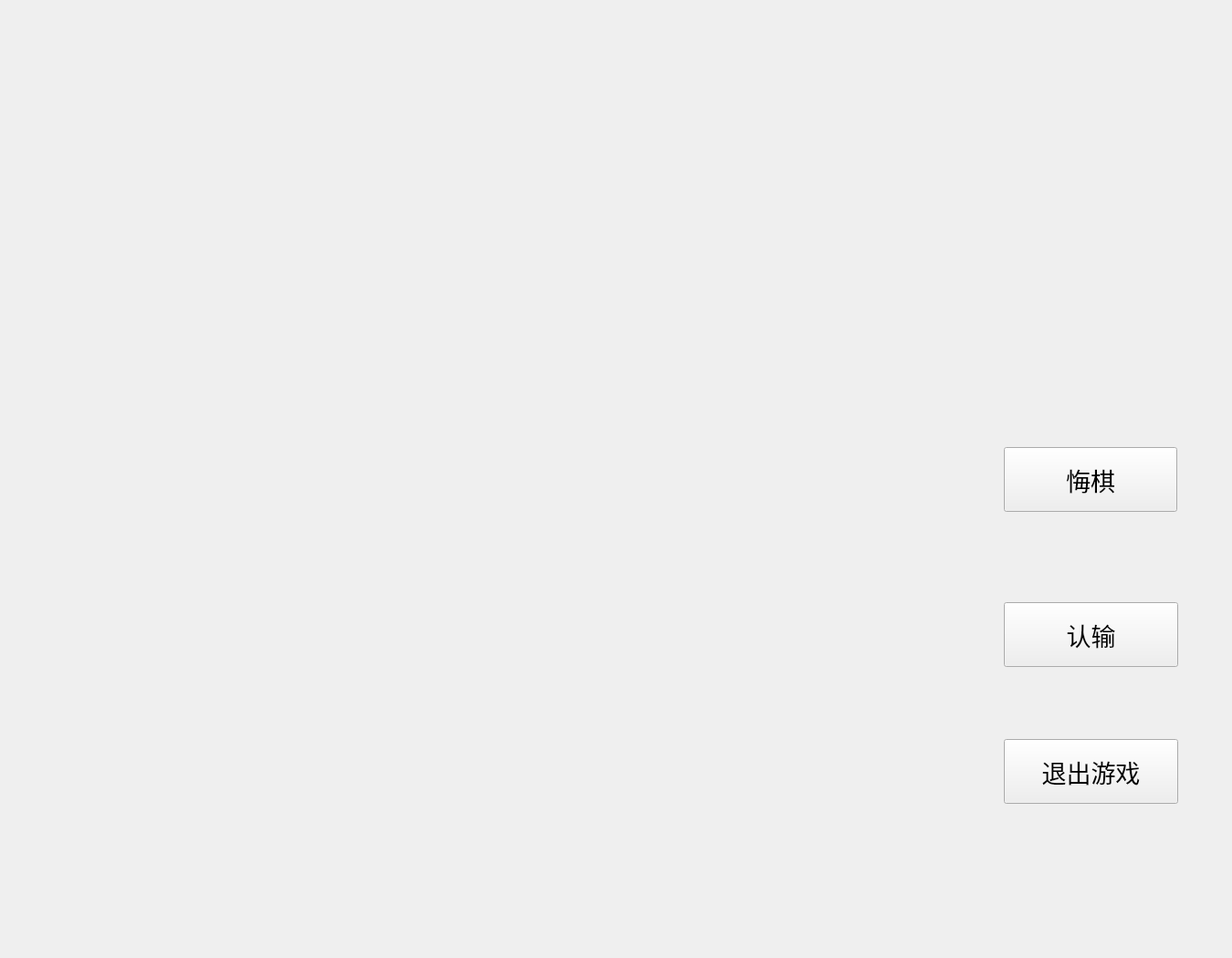
<?xml version="1.0" encoding="UTF-8"?>
<ui version="4.0">
 <class>checkerboard</class>
 <widget class="QWidget" name="checkerboard">
  <property name="geometry">
   <rect>
    <x>0</x>
    <y>0</y>
    <width>1350</width>
    <height>1050</height>
   </rect>
  </property>
  <property name="minimumSize">
   <size>
    <width>1350</width>
    <height>1050</height>
   </size>
  </property>
  <property name="maximumSize">
   <size>
    <width>1350</width>
    <height>1050</height>
   </size>
  </property>
  <property name="windowTitle">
   <string>Form</string>
  </property>
  <property name="styleSheet">
   <string notr="true">background-image: url(:/res/BackGround1.png);
</string>
  </property>
  <widget class="QPushButton" name="c_pButton_1">
   <property name="geometry">
    <rect>
     <x>1100</x>
     <y>490</y>
     <width>190</width>
     <height>71</height>
    </rect>
   </property>
   <property name="font">
    <font>
     <pointsize>20</pointsize>
    </font>
   </property>
   <property name="styleSheet">
    <string notr="true">background-image: url(:/res/BackGround2.png);</string>
   </property>
   <property name="text">
    <string>悔棋</string>
   </property>
  </widget>
  <widget class="QPushButton" name="c_pButton_2">
   <property name="geometry">
    <rect>
     <x>1100</x>
     <y>660</y>
     <width>191</width>
     <height>71</height>
    </rect>
   </property>
   <property name="font">
    <font>
     <pointsize>20</pointsize>
    </font>
   </property>
   <property name="styleSheet">
    <string notr="true">background-image: url(:/res/BackGround2.png);</string>
   </property>
   <property name="text">
    <string>认输</string>
   </property>
  </widget>
  <widget class="QPushButton" name="c_pButton_3">
   <property name="geometry">
    <rect>
     <x>1100</x>
     <y>810</y>
     <width>191</width>
     <height>71</height>
    </rect>
   </property>
   <property name="font">
    <font>
     <pointsize>20</pointsize>
    </font>
   </property>
   <property name="styleSheet">
    <string notr="true">background-image: url(:/res/BackGround2.png);</string>
   </property>
   <property name="text">
    <string>退出游戏</string>
   </property>
  </widget>
 </widget>
 <resources/>
 <connections/>
</ui>
